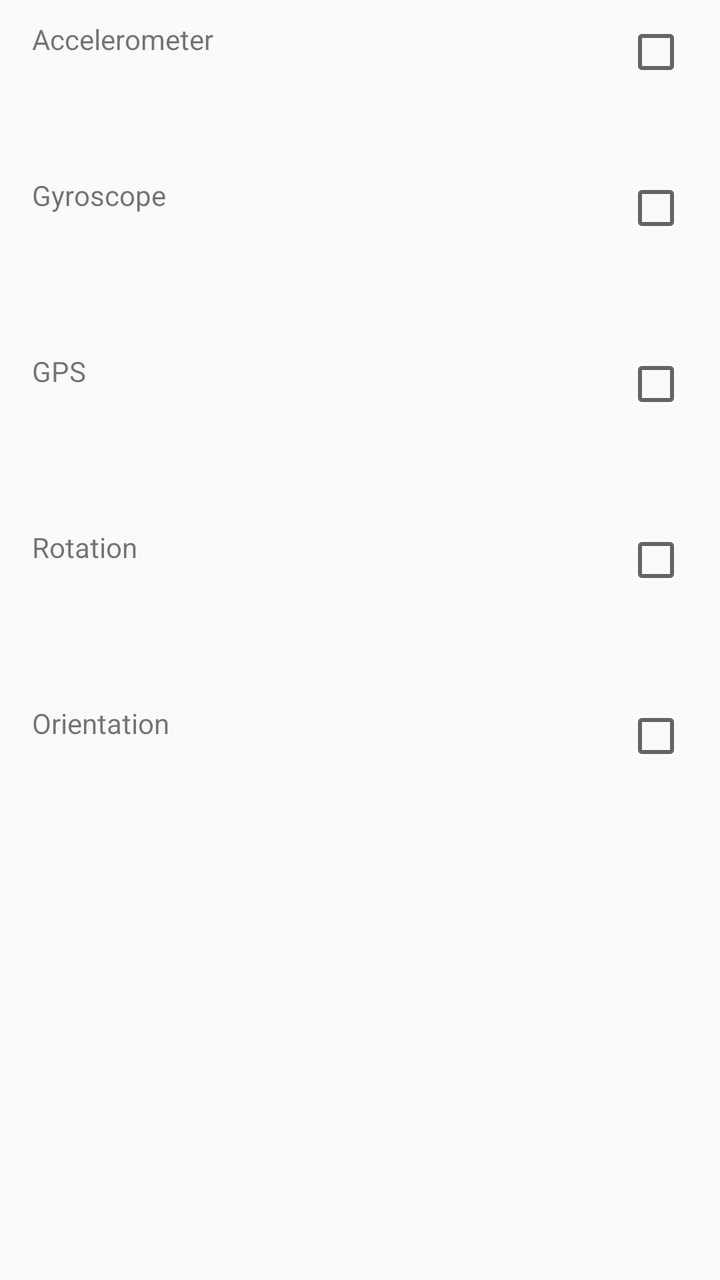
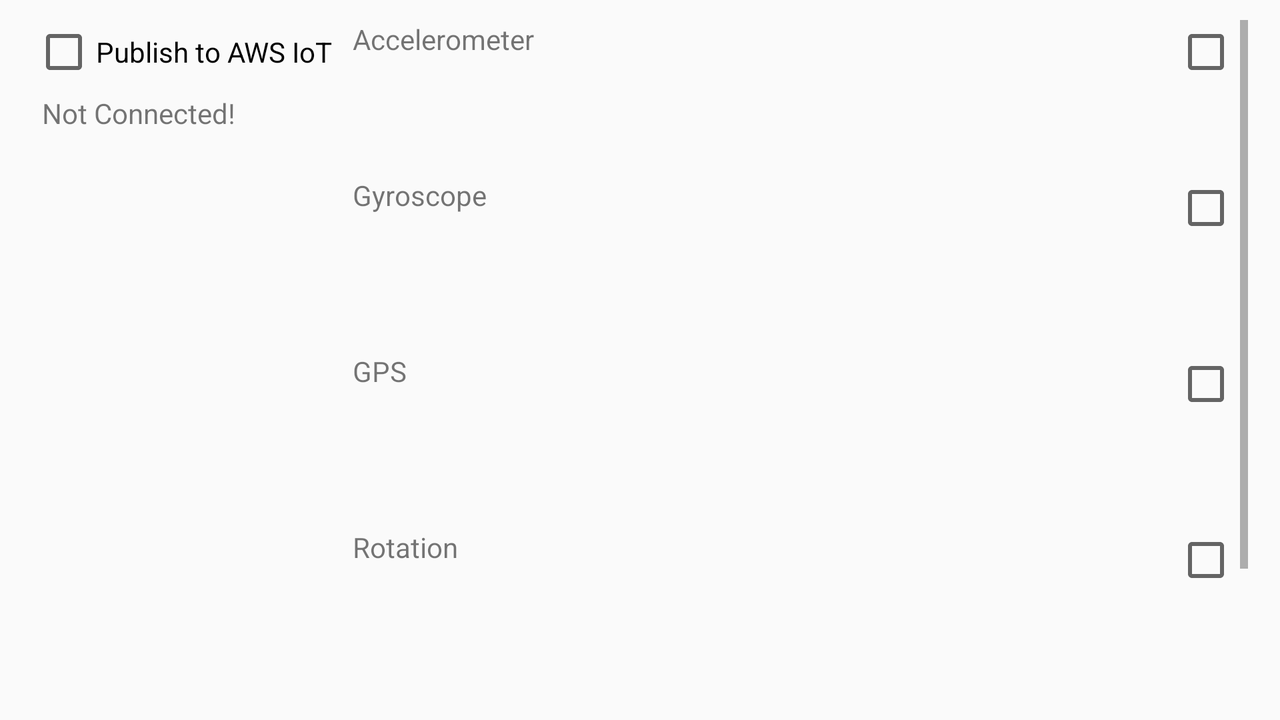

Compare how this app lays out the same screen by default and in its alternative resource folder. The renders come first, then the two layout files and the values they reference.
<!-- AndroidManifest.xml: application theme AppTheme -->
<!-- res/layout/activity_main.xml -->
<?xml version="1.0" encoding="utf-8"?>
<android.support.constraint.ConstraintLayout xmlns:android="http://schemas.android.com/apk/res/android"
    xmlns:tools="http://schemas.android.com/tools"
    android:layout_width="match_parent"
    android:layout_height="match_parent"
    android:layout_marginLeft="16dp"
    android:layout_marginRight="16dp"
    android:layout_marginTop="10dp"
    tools:context=".MainActivity">


    <RelativeLayout
        android:layout_width="match_parent"
        android:layout_height="wrap_content">

        
        <CheckBox
            android:id="@+id/check_accel"
            android:layout_width="wrap_content"
            android:layout_height="wrap_content"
            android:layout_alignParentRight="true"
            android:onClick="checkSelected" />

        <LinearLayout
            android:id="@+id/container_accelerometer"
            android:layout_width="match_parent"
            android:layout_height="wrap_content"
            android:layout_toLeftOf="@id/check_accel"
            android:orientation="vertical"
            android:paddingBottom="10dp">

            <TextView
                android:layout_width="wrap_content"
                android:layout_height="wrap_content"
                android:text="Accelerometer" />

            <LinearLayout
                android:id="@+id/accelerometer_values"
                android:layout_width="match_parent"
                android:layout_height="wrap_content"
                android:layout_marginLeft="10dp"
                android:orientation="vertical">

                <TextView
                    android:id="@+id/value_x_accelerometer"
                    android:layout_width="match_parent"
                    android:layout_height="wrap_content"
                    android:textSize="12sp" />

                <TextView
                    android:id="@+id/value_y_accelerometer"
                    android:layout_width="match_parent"
                    android:layout_height="wrap_content"
                    android:textSize="12sp" />

                <TextView
                    android:id="@+id/value_z_accelerometer"
                    android:layout_width="match_parent"
                    android:layout_height="wrap_content"
                    android:textSize="12sp" />
            </LinearLayout>
        </LinearLayout>

        
        <CheckBox
            android:id="@+id/check_gyro"
            android:layout_width="wrap_content"
            android:layout_height="wrap_content"
            android:layout_alignParentRight="true"
            android:layout_below="@id/container_accelerometer"
            android:onClick="checkSelected" />

        <LinearLayout
            android:id="@+id/container_gyro"
            android:layout_width="match_parent"
            android:layout_height="wrap_content"
            android:layout_below="@id/container_accelerometer"
            android:layout_toLeftOf="@id/check_gyro"
            android:orientation="vertical"
            android:paddingBottom="10dp">

            <TextView
                android:layout_width="wrap_content"
                android:layout_height="wrap_content"
                android:text="Gyroscope" />

            <LinearLayout
                android:id="@+id/values_gyro"
                android:layout_width="match_parent"
                android:layout_height="wrap_content"
                android:layout_marginLeft="10dp"
                android:orientation="vertical"
                android:paddingBottom="10dp">

                <TextView
                    android:id="@+id/value_x_gyro"
                    android:layout_width="match_parent"
                    android:layout_height="wrap_content"
                    android:textSize="12sp" />

                <TextView
                    android:id="@+id/value_y_gyro"
                    android:layout_width="match_parent"
                    android:layout_height="wrap_content"
                    android:textSize="12sp" />

                <TextView
                    android:id="@+id/value_z_gyro"
                    android:layout_width="match_parent"
                    android:layout_height="wrap_content"
                    android:textSize="12sp" />
            </LinearLayout>
        </LinearLayout>

        
        <CheckBox
            android:id="@+id/check_gps"
            android:layout_width="wrap_content"
            android:layout_height="wrap_content"
            android:layout_alignParentRight="true"
            android:layout_below="@id/container_gyro"
            android:onClick="checkSelected" />

        <LinearLayout
            android:id="@+id/container_gps"
            android:layout_width="match_parent"
            android:layout_height="wrap_content"
            android:layout_below="@id/container_gyro"
            android:layout_toLeftOf="@id/check_gps"
            android:orientation="vertical"
            android:paddingBottom="10dp">

            <TextView
                android:layout_width="wrap_content"
                android:layout_height="wrap_content"
                android:text="GPS" />

            <LinearLayout
                android:id="@+id/values_gps"
                android:layout_width="match_parent"
                android:layout_height="wrap_content"
                android:layout_marginLeft="10dp"
                android:orientation="vertical"
                android:paddingBottom="10dp">

                <TextView
                    android:id="@+id/value_x_gps"
                    android:layout_width="match_parent"
                    android:layout_height="wrap_content"
                    android:textSize="12sp" />

                <TextView
                    android:id="@+id/value_y_gps"
                    android:layout_width="match_parent"
                    android:layout_height="wrap_content"
                    android:textSize="12sp" />

                <TextView
                    android:id="@+id/value_z_gps"
                    android:layout_width="match_parent"
                    android:layout_height="wrap_content"
                    android:textSize="12sp" />
            </LinearLayout>
        </LinearLayout>

        
        <CheckBox
            android:id="@+id/check_rotation"
            android:layout_width="wrap_content"
            android:layout_height="wrap_content"
            android:layout_alignParentRight="true"
            android:layout_below="@+id/container_gps"
            android:onClick="checkSelected" />

        <LinearLayout
            android:id="@+id/container_rotation"
            android:layout_width="match_parent"
            android:layout_height="wrap_content"
            android:layout_below="@id/container_gps"
            android:layout_toLeftOf="@id/check_rotation"
            android:orientation="vertical"
            android:paddingBottom="10dp">

            <TextView
                android:layout_width="wrap_content"
                android:layout_height="wrap_content"
                android:text="Rotation" />

            <LinearLayout
                android:id="@+id/values_orientation"
                android:layout_width="match_parent"
                android:layout_height="wrap_content"
                android:layout_marginLeft="10dp"
                android:orientation="vertical"
                android:paddingBottom="10dp">

                <TextView
                    android:id="@+id/value_x_rotation"
                    android:layout_width="match_parent"
                    android:layout_height="wrap_content"
                    android:textSize="12sp" />

                <TextView
                    android:id="@+id/value_y_rotation"
                    android:layout_width="match_parent"
                    android:layout_height="wrap_content"
                    android:textSize="12sp" />

                <TextView
                    android:id="@+id/value_z_rotation"
                    android:layout_width="match_parent"
                    android:layout_height="wrap_content"
                    android:textSize="12sp" />
            </LinearLayout>
        </LinearLayout>


        
        <CheckBox
            android:id="@+id/check_orientation"
            android:layout_width="wrap_content"
            android:layout_height="wrap_content"
            android:layout_alignParentRight="true"
            android:layout_below="@+id/container_rotation"
            android:onClick="checkSelected" />

        <LinearLayout
            android:id="@+id/container_orientation"
            android:layout_width="match_parent"
            android:layout_height="wrap_content"
            android:layout_below="@id/container_rotation"
            android:layout_toLeftOf="@id/check_orientation"
            android:orientation="vertical"
            android:paddingBottom="10dp">

            <TextView
                android:layout_width="wrap_content"
                android:layout_height="wrap_content"
                android:text="Orientation" />

            <LinearLayout
                android:id="@+id/values_rotation"
                android:layout_width="match_parent"
                android:layout_height="wrap_content"
                android:layout_marginLeft="10dp"
                android:orientation="vertical"
                android:paddingBottom="10dp">

                <TextView
                    android:id="@+id/value_x_orientation"
                    android:layout_width="match_parent"
                    android:layout_height="wrap_content"
                    android:textSize="12sp" />

                <TextView
                    android:id="@+id/value_y_orientation"
                    android:layout_width="match_parent"
                    android:layout_height="wrap_content"
                    android:layout_weight="1"
                    android:textSize="12sp" />

                <TextView
                    android:id="@+id/value_z_orientation"
                    android:layout_width="match_parent"
                    android:layout_height="wrap_content"
                    android:textSize="12sp" />
            </LinearLayout>
        </LinearLayout>


    </RelativeLayout>

</android.support.constraint.ConstraintLayout>
<!-- resources referenced by this layout -->
<resources>
  <style name="AppTheme" parent="Theme.AppCompat.Light.NoActionBar">
          
          <item name="colorPrimary">@color/toolbar_background</item>
          <item name="colorPrimaryDark">@color/toolbar_background</item>
          <item name="colorAccent">@color/toolbar_items</item>
          <item name="android:actionBarStyle">@style/MainActionBar</item>
          <item name="android:actionBarSize">64dp</item>
          <item name="actionBarSize">64dp</item>
      </style>
  <color name="toolbar_background">#404142</color>
  <color name="toolbar_items">#CBCBCB</color>
  <style name="MainActionBar" parent="@android:style/Widget.Holo.Light.ActionBar" />
</resources>
<!-- res/layout-land/activity_main.xml (the repository's variant of the layout above) -->
<!-- drawn on the phone turned sideways -->
<?xml version="1.0" encoding="utf-8"?>
<RelativeLayout xmlns:android="http://schemas.android.com/apk/res/android"
    xmlns:tools="http://schemas.android.com/tools"
    android:layout_width="match_parent"
    android:layout_height="match_parent"
    android:layout_marginLeft="16dp"
    android:layout_marginRight="16dp"
    android:layout_marginTop="10dp"
    tools:context=".MainActivity">

    <ScrollView
        android:layout_width="match_parent"
        android:layout_height="wrap_content"
        android:layout_marginLeft="10dp"
        android:layout_toRightOf="@+id/check_publish_iot">

        <RelativeLayout
            android:layout_marginRight="5dp"
            android:layout_width="match_parent"
            android:layout_height="wrap_content">

            
            <CheckBox
                android:id="@+id/check_accel"
                android:layout_width="wrap_content"
                android:layout_height="wrap_content"
                android:layout_alignParentRight="true" />

            <LinearLayout
                android:id="@+id/container_accelerometer"
                android:layout_width="match_parent"
                android:layout_height="wrap_content"
                android:layout_toLeftOf="@id/check_accel"
                android:orientation="vertical"
                android:paddingBottom="10dp">

                <TextView
                    android:layout_width="wrap_content"
                    android:layout_height="wrap_content"
                    android:text="Accelerometer" />

                <LinearLayout
                    android:id="@+id/accelerometer_values"
                    android:layout_width="match_parent"
                    android:layout_height="wrap_content"
                    android:layout_marginLeft="10dp"
                    android:orientation="vertical">

                    <TextView
                        android:id="@+id/value_x_accelerometer"
                        android:layout_width="match_parent"
                        android:layout_height="wrap_content"
                        android:textSize="12sp" />

                    <TextView
                        android:id="@+id/value_y_accelerometer"
                        android:layout_width="match_parent"
                        android:layout_height="wrap_content"
                        android:textSize="12sp" />

                    <TextView
                        android:id="@+id/value_z_accelerometer"
                        android:layout_width="match_parent"
                        android:layout_height="wrap_content"
                        android:textSize="12sp" />
                </LinearLayout>
            </LinearLayout>

            
            <CheckBox
                android:id="@+id/check_gyro"
                android:layout_width="wrap_content"
                android:layout_height="wrap_content"
                android:layout_alignParentRight="true"
                android:layout_below="@id/container_accelerometer" />

            <LinearLayout
                android:id="@+id/container_gyro"
                android:layout_width="match_parent"
                android:layout_height="wrap_content"
                android:layout_below="@id/container_accelerometer"
                android:layout_toLeftOf="@id/check_gyro"
                android:orientation="vertical"
                android:paddingBottom="10dp">

                <TextView
                    android:layout_width="wrap_content"
                    android:layout_height="wrap_content"
                    android:text="Gyroscope" />

                <LinearLayout
                    android:id="@+id/values_gyro"
                    android:layout_width="match_parent"
                    android:layout_height="wrap_content"
                    android:layout_marginLeft="10dp"
                    android:orientation="vertical"
                    android:paddingBottom="10dp">

                    <TextView
                        android:id="@+id/value_x_gyro"
                        android:layout_width="match_parent"
                        android:layout_height="wrap_content"
                        android:textSize="12sp" />

                    <TextView
                        android:id="@+id/value_y_gyro"
                        android:layout_width="match_parent"
                        android:layout_height="wrap_content"
                        android:textSize="12sp" />

                    <TextView
                        android:id="@+id/value_z_gyro"
                        android:layout_width="match_parent"
                        android:layout_height="wrap_content"
                        android:textSize="12sp" />
                </LinearLayout>
            </LinearLayout>

            
            <CheckBox
                android:id="@+id/check_gps"
                android:layout_width="wrap_content"
                android:layout_height="wrap_content"
                android:layout_alignParentRight="true"
                android:layout_below="@id/container_gyro" />

            <LinearLayout
                android:id="@+id/container_gps"
                android:layout_width="match_parent"
                android:layout_height="wrap_content"
                android:layout_below="@id/container_gyro"
                android:layout_toLeftOf="@id/check_gps"
                android:orientation="vertical"
                android:paddingBottom="10dp">

                <TextView
                    android:layout_width="wrap_content"
                    android:layout_height="wrap_content"
                    android:text="GPS" />

                <LinearLayout
                    android:id="@+id/values_gps"
                    android:layout_width="match_parent"
                    android:layout_height="wrap_content"
                    android:layout_marginLeft="10dp"
                    android:orientation="vertical"
                    android:paddingBottom="10dp">

                    <TextView
                        android:id="@+id/value_x_gps"
                        android:layout_width="match_parent"
                        android:layout_height="wrap_content"
                        android:textSize="12sp" />

                    <TextView
                        android:id="@+id/value_y_gps"
                        android:layout_width="match_parent"
                        android:layout_height="wrap_content"
                        android:textSize="12sp" />

                    <TextView
                        android:id="@+id/value_z_gps"
                        android:layout_width="match_parent"
                        android:layout_height="wrap_content"
                        android:textSize="12sp" />
                </LinearLayout>
            </LinearLayout>

            
            <CheckBox
                android:id="@+id/check_rotation"
                android:layout_width="wrap_content"
                android:layout_height="wrap_content"
                android:layout_alignParentRight="true"
                android:layout_below="@+id/container_gps" />

            <LinearLayout
                android:id="@+id/container_rotation"
                android:layout_width="match_parent"
                android:layout_height="wrap_content"
                android:layout_below="@id/container_gps"
                android:layout_toLeftOf="@id/check_rotation"
                android:orientation="vertical"
                android:paddingBottom="10dp">

                <TextView
                    android:layout_width="wrap_content"
                    android:layout_height="wrap_content"
                    android:text="Rotation" />

                <LinearLayout
                    android:id="@+id/values_orientation"
                    android:layout_width="match_parent"
                    android:layout_height="wrap_content"
                    android:layout_marginLeft="10dp"
                    android:orientation="vertical"
                    android:paddingBottom="10dp">

                    <TextView
                        android:id="@+id/value_x_rotation"
                        android:layout_width="match_parent"
                        android:layout_height="wrap_content"
                        android:textSize="12sp" />

                    <TextView
                        android:id="@+id/value_y_rotation"
                        android:layout_width="match_parent"
                        android:layout_height="wrap_content"
                        android:textSize="12sp" />

                    <TextView
                        android:id="@+id/value_z_rotation"
                        android:layout_width="match_parent"
                        android:layout_height="wrap_content"
                        android:textSize="12sp" />

                    <TextView
                        android:id="@+id/value_w_rotation"
                        android:layout_width="match_parent"
                        android:layout_height="wrap_content"
                        android:textSize="12sp" />
                </LinearLayout>
            </LinearLayout>


            
            <CheckBox
                android:id="@+id/check_orientation"
                android:layout_width="wrap_content"
                android:layout_height="wrap_content"
                android:layout_alignParentRight="true"
                android:layout_below="@+id/container_rotation" />

            <LinearLayout
                android:id="@+id/container_orientation"
                android:layout_width="match_parent"
                android:layout_height="wrap_content"
                android:layout_below="@id/container_rotation"
                android:layout_toLeftOf="@id/check_orientation"
                android:orientation="vertical"
                android:paddingBottom="10dp">

                <TextView
                    android:layout_width="wrap_content"
                    android:layout_height="wrap_content"
                    android:text="Orientation" />

                <LinearLayout
                    android:id="@+id/values_rotation"
                    android:layout_width="match_parent"
                    android:layout_height="wrap_content"
                    android:layout_marginLeft="10dp"
                    android:orientation="vertical"
                    android:paddingBottom="10dp">

                    <TextView
                        android:id="@+id/value_x_orientation"
                        android:layout_width="match_parent"
                        android:layout_height="wrap_content"
                        android:textSize="12sp" />

                    <TextView
                        android:id="@+id/value_y_orientation"
                        android:layout_width="match_parent"
                        android:layout_height="wrap_content"
                        android:layout_weight="1"
                        android:textSize="12sp" />

                    <TextView
                        android:id="@+id/value_z_orientation"
                        android:layout_width="match_parent"
                        android:layout_height="wrap_content"
                        android:textSize="12sp" />
                </LinearLayout>

            </LinearLayout>


        </RelativeLayout>
    </ScrollView>

    <CheckBox
        android:id="@+id/check_publish_iot"
        android:layout_width="wrap_content"
        android:layout_height="wrap_content"
        android:text="Publish to AWS IoT" />

    <TextView
        android:id="@+id/label_aws_connect"
        android:layout_width="wrap_content"
        android:layout_height="wrap_content"
        android:layout_alignLeft="@id/check_publish_iot"
        android:layout_below="@id/check_publish_iot"
        android:padding="5dp"
        android:text="Not Connected!" />
</RelativeLayout>
